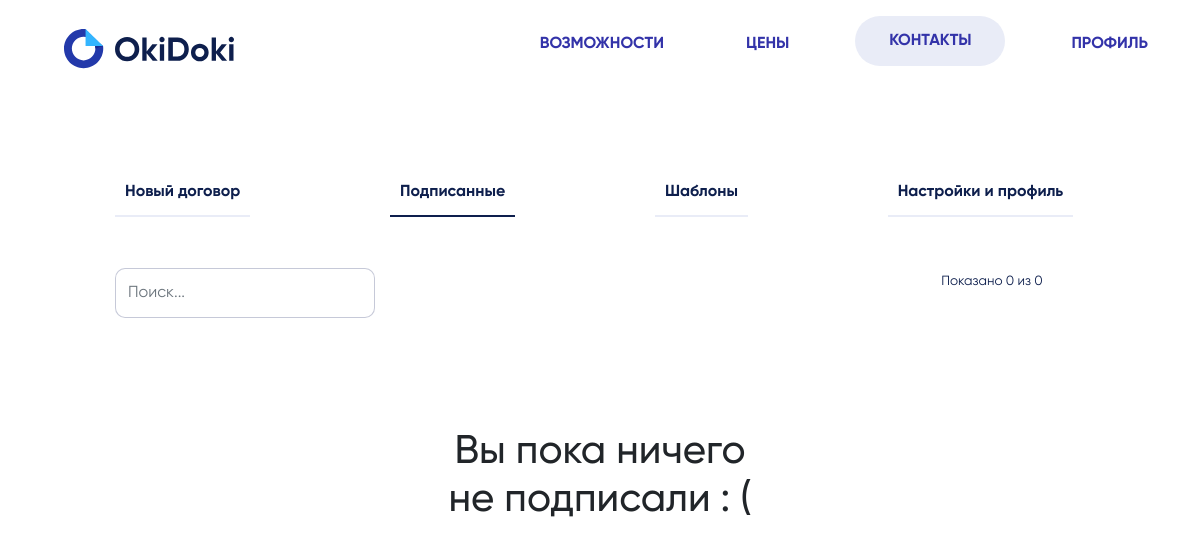
The page /work/signature (signed in) on the database as committed earlier.
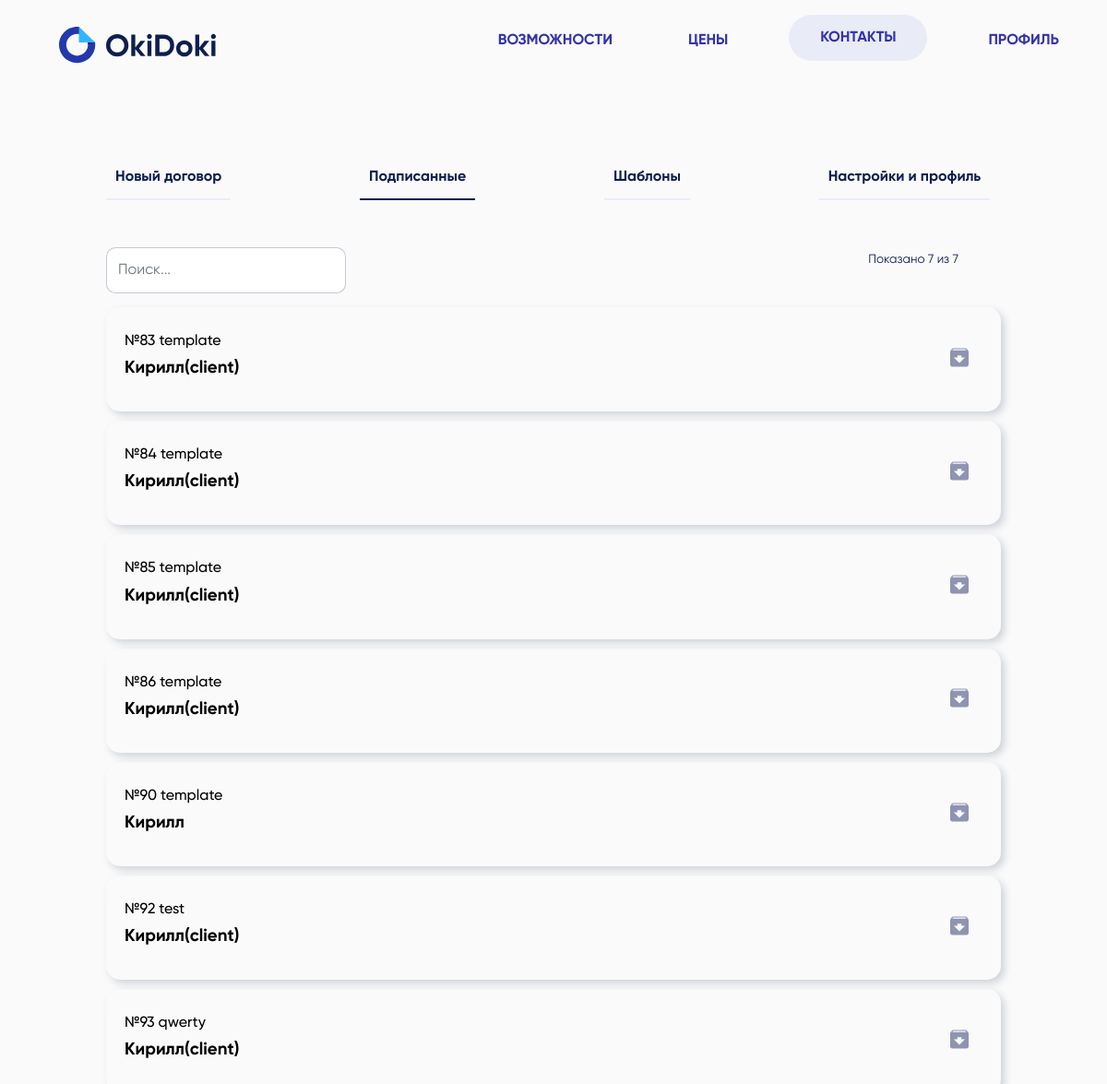
The same page on the database as committed later.
### work/models.py (models this page shows, shortened)
class SignatureDocx(models.Model):
    template = models.ForeignKey(Template, on_delete=models.CASCADE)
    client = models.ForeignKey(User, on_delete=models.CASCADE, blank=True, null= True)
    file = models.FileField(verbose_name="Подписанный докумет", upload_to='signatured/', blank=True, null=True)
    class Meta:
        managed = True
        verbose_name = 'SignatueDocx'
        verbose_name_plural = 'SignatueDocxs'

class Template(models.Model):
    user = models.ForeignKey(User, on_delete=models.CASCADE)
    name = models.CharField(max_length=200)
    file = models.FileField(verbose_name="Шаблон", upload_to=content_file_name)
    is_exist = models.BooleanField(verbose_name="удаление", blank=True, default=True)
    class Meta:
        managed=True
        verbose_name = 'Template'
        verbose_name_plural = 'Templates'

### accounts/models.py (models this page shows, shortened)
class User(AbstractUser):
    name = models.CharField(verbose_name="Name", max_length=100, blank=True, null=True)
    phone = models.CharField(verbose_name="Phone", max_length=100, blank=True, null=True)
    email = models.CharField(verbose_name="Email", max_length=100, blank=True, null=True)
    verEmail = models.BooleanField(verbose_name="Верификация email", blank=True, null=True)
    date_burn = models.DateField(verbose_name="birthday", blank=True, null=True)
    pasport = models.CharField(verbose_name="pasport's seria and number", max_length=20, blank=True, null=True)
    pasport_otdel = models.CharField(verbose_name="who gives pasport", max_length=250, blank=True, null=True)
    pasport_code = models.CharField(verbose_name="pasport code", max_length=50, blank=True, null=True)
    date_pasport = models.DateField(verbose_name="pasport date", blank=True, null=True)
    registr = models.TextField(verbose_name="from", blank=True, null=True)
    organisation = models.CharField(verbose_name="full organisation name", max_length=200, blank=True, null=True)
    inn = models.CharField(max_length=100, blank=True, null=True)
    ogrn = models.CharField(max_length=100, blank=True, null=True)
    name_bank = models.CharField(max_length=100, blank=True, null=True)
    bik = models.CharField(max_length=100, blank=True, null=True)
    schet = models.CharField(max_length=100, blank=True, null=True)
    korp_schet = models.CharField(max_length=100, blank=True, null=True)
    code = models.CharField(max_length=10, blank=True, null=True)
    class Meta:
        managed=True
        verbose_name = 'User'
        verbose_name_plural = 'Users'

### work/views.py (the view, shortened to what this page needs)
# urls.py: path('work/', include('work.urls')),
def work(req, page, message = None):
    try:
        if message:
            messages = [message]
        else:
            messages = []
        user = User.objects.get(phone=req.user.phone)
        templates = user.template_set.all().values()
        form = TemplateUpload()
        signatures = []
        for template in user.template_set.all():
            signatured = template.signaturedocx_set.all().values()
            for i, el in enumerate(signatured):
                if el['client_id']:
                    signatured[i]['name'] = Template.objects.get(id = el['template_id']).name
                    signatured[i]['user_name'] = User.objects.get(id = int(el['client_id'])).name
                    signatures.append(signatured[i])
        if len(signatures) == 0:
            for signatured in user.signaturedocx_set.all().values():
                signatured['name'] = Template.objects.get(id = signatured['template_id']).name
                signatured['user_name'] = Template.objects.get(id = signatured['template_id']).user
                signatures.append(signatured)
        return render(req, 'work/work.html',
        {
            'page': page,
            'user': user,
            'templates': templates,
            'signatures': [signatures],
            'form': form,
            'messages': messages
        })
    except Exception as e:
        print(e)
        return redirect('main')

### work/forms.py
class TemplateUpload(ModelForm):
    class Meta:
        model = Template
        fields = ['name', 'file']
        widgets = {
            "name": TextInput(attrs={
                'type': 'text',
                'class': 'form-control',
                'placeholder': 'Название шаблона',
                'name': 'name'
            }),
            "file": FileInput(attrs={
                'type': 'file',
                'class': 'form-control mt-3',
                'placeholder': 'Выберите файл',
                'name': 'file',
                 'data-ajax': "false"
            })
        }

### templates/work/work.html (shortened to what this page needs)
{% extends "../base.html" %}
{% load static %}
{% block nav %}
    {% if user.organisation != None %}
        <nav style="background-color: rgba(0, 0, 0, 0);" class="header header__container navbar navbar-expand-lg navbar-light">
            <a class="navbar-brand mt-3 ml-5" style="width: 100px;" href="/"><img src="{% static 'img/logo-full.svg' %}" alt="OkiDoki logo" /></a>
            <div class="mr-auto header__nav mt-3" id="navbarSupportedContent" style="background-color: rgba(0, 0, 0, 0);">
            <ul style="background-color: rgba(0, 0, 0, 0);"  class="ml-auto menu header__menu">
                <li class="menu__item" style="margin-left: 50px; margin-top: 10px;"><a href="#" class="nav-link nav-text" style="color: #3333a9; font-weight: bold;">Возможности</a></li>
                <li class="menu__item" style="margin-left: 50px; margin-top: 10px;"><a href="#" class="nav-link nav-text" style="color: #3333a9; font-weight: bold;">Цены</a></li>
                <li class="menu__item" style="margin-left: 50px;"><a href="#" class="nav-link nav-text" style="color: #3333a9; background-color: #e9ecf7; border-radius: 25px; width: 150px; height: 50px; font-weight: bold; text-align: center; padding-top: 15px;">Контакты</a></li>
                {% if request.user.is_authenticated %}
                    <li class="nav-item menu__item" style="margin-left: 50px; margin-top: 10px;"><a href="/work/settings" class="nav-link nav-text" style="color: #3333a9; font-weight: bold;">Профиль</a></li>
                {% endif %}
            </ul>
            </div>
        </nav>
    {% endif %}
{% endblock nav %}
{% block work %}
<link rel="stylesheet" href="{% static 'work1.css' %}">
<link rel="stylesheet" href="{% static 'work.css' %}">
    <div class="container workPage">
        {% if user.organisation != None %}
            <div class="nav-bar">
                <ul style="white-space:nowrap; overflow-x: auto; height: 60px;">
                    <a class="navItem" id="newDoc" href="/work/newDoc" style="margin-left: 0;">Новый договор</a>
                    <a class="navItem" id="signature" href="/work/signature">Подписанные</a>
                    <a class="navItem" id="templates" href="/work/templates">Шаблоны</a>
                    <a class="navItem" id="settings" href="/work/settings">Настройки и профиль</a>
                </ul>
            </div>
        {% endif %}
        {% if page == "signature" %}
            <div class="newDoc">
                <div class="row" style="width: 100%;">
                    <div class="col">
                        <input id="searchForm" class="form-control searchInpt d-none d-lg-block" type="text" placeholder="Поиск..."
                        onkeyup="
                        var filter = document.getElementById('searchForm').value.toLowerCase();
                        var nodes = document.getElementsByClassName('signatureItem');
                        var is_match = false;
                        var count = 0;
                        var viewCount = 0;
                        for(i = 0; i < nodes.length; i++){
                            if (nodes[i].id.toLowerCase().includes(filter)){
                                nodes[i].style.display = 'block';
                                is_match = true;
                                viewCount++;
                                count++;
                            } else {
                                nodes[i].style.display = 'none';
                                count++;
                            }
                        }
                        if(is_match == false && filter != ''){
                            var page = document.getElementById('signaturedPage');
                            var noneSearch = document.getElementById('noneSearch');
                            page.style.display = 'none';
                            noneSearch.style.display = 'block';
                        }
                        if(is_match){
                            var page = document.getElementById('signaturedPage');
                            var noneSearch = document.getElementById('noneSearch');
                            page.style.display = 'block';
                            noneSearch.style.display = 'none';
                        }
                        var schet = document.getElementById('count');
                        count = count/2;
                        viewCount = viewCount/2;
                        schet.innerHTML = 'Показано ' + viewCount.toString() + ' из ' + count.toString();
                        "
                        >
                    </div>
                    <div class="col mt-3 d-none d-lg-block"><div id="count" style="font-size: 10pt; color: #0e1f4d; display: inline; width: 25%; float: right;"></div></div>
                </div>
                <div class="newDoc" id="signaturedPage">
                {% if signatures.0 %}
                    {% for signature in signatures %}
                        {% for el in signature %}
                        {% if el.name %}
                        <a href="/work/viewSignature/{{el.id}}">
                            <div class="d-none d-lg-block">
                                <div class="list-item card-body templateCard signatureItem" id="{{el.name}}{{el.user_name}}{{el.id}}">
                                    <div class="row mt-2">
                                        <div class="col-10">
                                            <a href="/work/viewSignature/{{el.id}}" style="color:#000;">
                                                <h6 style="text-decoration: none; color: #000;">№{{el.id}} {{el.name}}</h6>
                                                <p style="text-decoration: none; color: #000;">{{el.user_name}}</p>
                                            </a>
                                        </div>
                                        <div class="col">
                                            <a href="/work/signature/download/{{el.id}}" style="float: right; margin-right: 15px; margin-top: 15px;"><img src="{% static 'img/download.svg' %}"></a>
                                        </div>
                                    </div>
                                </div>
                            </div>
                        </a>
                        {% endif %}
                        {% endfor %}
                    {% endfor %}
                {% else %}
                <div style="display: block; text-align: center; margin: 100px auto;">
                    <h1 style="text-align: center; margin: 0 auto; width: 345px;">Вы пока ничего не подписали : (</h1>
                </div>
                {% endif %}
            </div>
            </div>
        {% endif %}
            </div>
{% endblock work %}

### templates/base.html (shortened to what this page needs)
{% load static %}
<!DOCTYPE html>
<html lang="en">
<head>
    <link rel="stylesheet" href="https://stackpath.bootstrapcdn.com/bootstrap/4.2.1/css/bootstrap.min.css">
    <link rel="stylesheet" href="{% static 'main.css' %}">
    <link rel="stylesheet" href="{% static 'accounts.css' %}">
    <link rel="stylesheet" href="{% static 'fonts/gliroy/stylesheet.css' %}">
    <link href="{% static 'navbar.css' %}" rel="stylesheet" type="text/css" />
</head>
<body>
    {% block nav %}{% endblock nav %}
    {% if request.user.is_authenticated %}
      {% block work %}
      {% endblock work %}
    {% endif %}
</body>
</html>

### static/css/main.css (style rules this page uses)
body { font: 12pt "Gilroy", sans-serif; min-height: 100%; }
* { padding: 0px 0px 0px 0px; margin: 0px 0px 0px 0px; box-sizing: border-box; outline: 0; -webkit-tap-highlight-color: transparent; }

### static/css/navbar.css (style rules this page uses)
.header__nav { position: absolute; right: 36px; display: block; margin-top: -14px; }
.header__menu { display: flex; position: relative; z-index: 2; }
.header__menu li { list-style: none; margin: 0px 0px 0px 36px; font-size: 16px; text-transform: uppercase; text-decoration: none; }

### static/css/work1.css (style rules this page uses)
.list-item { width: 750px; margin: 5px auto; color: #0e1f4d; border-radius: 15px; -webkit-box-shadow: 4px 4px 8px 0px rgba(34, 60, 80, 0.2); -moz-box-shadow: 4px 4px 8px 0px rgba(34, 60, 80, 0.2); box-shadow: 4px 4px 8px 0px rgba(34, 60, 80, 0.2); }

### static/css/work.css (style rules this page uses)
.workPage { margin: 100px auto; max-width: 1000px; width: calc(100%-60px); }
.nav-bar { margin: 0 auto; width: 100%; display: block; overflow-x: auto; }
.navItem { flex: 1 1; flex-shrink: 0; flex-wrap: nowrap; border-bottom: 2px solid #e9ecf7; padding: 15px 10px; margin-left: 14%; white-space: nowrap; transition: .32s; font: 12pt "Gilroy",sans-serif; font-weight: 700; color: #0e1f4d; text-align: center; }
.navItemActive { border-bottom: 2px solid #0e1f4d; }
.newDoc { display: flex; flex-direction: column; width: 100%; margin: 0 auto; }
.templateCard { width: 100%; margin: 5px auto; border-radius: 15px; -webkit-box-shadow: 4px 4px 8px 0px rgba(34, 60, 80, 0.2); -moz-box-shadow: 4px 4px 8px 0px rgba(34, 60, 80, 0.2); box-shadow: 4px 4px 8px 0px rgba(34, 60, 80, 0.2); text-decoration: none; color: #000; font-weight: 700; font-size: 14pt; }
.searchInpt { display: inline; width: 260px; height: 50px; border-radius: 10px; border: 1px solid rgba(142,148,177,.5); margin: 10px 0; }

### templates/work/work.html (style rules this page uses)
body { background-color: rgba(230, 232, 239, 0.2); }

### templates/base.html (style rules this page uses)
input, select, select:focus, textarea:focus, input:focus { font-size: 16px !important; }

Rows that differ between the two databases and show on the page:
added SignatureDocx: id "83", name "template", user_name "Кирилл(client)"
added SignatureDocx: id "84", name "template", user_name "Кирилл(client)"
added SignatureDocx: id "85", name "template", user_name "Кирилл(client)"
added SignatureDocx: id "86", name "template", user_name "Кирилл(client)"
added SignatureDocx: id "90", name "template", user_name "Кирилл"
added SignatureDocx: id "92", name "test", user_name "Кирилл(client)"
added SignatureDocx: id "93", name "qwerty", user_name "Кирилл(client)"
Other text that changed with them:
text written by a page script: "Показано 0 из 0" → "Показано 7 из 7"
text no longer shown: "Вы пока ничего не подписали : ("
